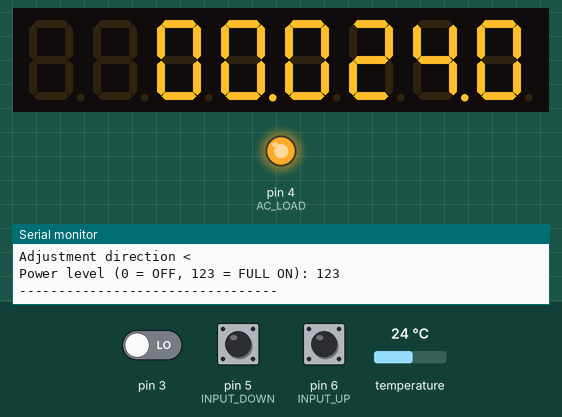
A sketch run on a simulated Arduino Uno, built with avr-gcc and run on an emulated ATmega328P. Parts: 8-digit seven-segment display, output pins drawn as LEDs (lit = HIGH), the last lines printed to the serial monitor. The inputs (shaded band) are chosen by the test bench; at power-on: pin 3 LOW, temperature 24 °C, pin 5 (INPUT_DOWN) HIGH, pin 6 (INPUT_UP) HIGH. EEPROM starts erased.

Above: at 3.1 s.
3.2 s: pin 3 driven HIGH
At 3.5 s:
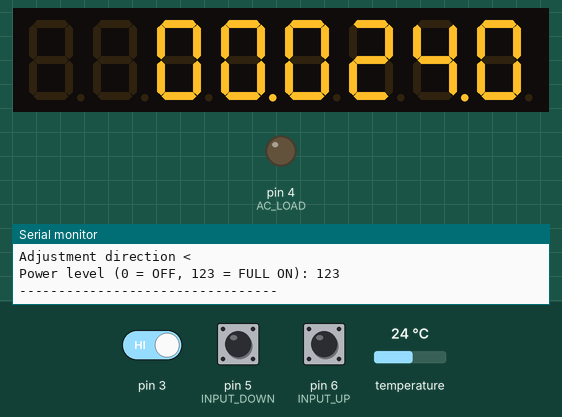
5.2 s: temperature set to 12 °C
At 7.2 s:
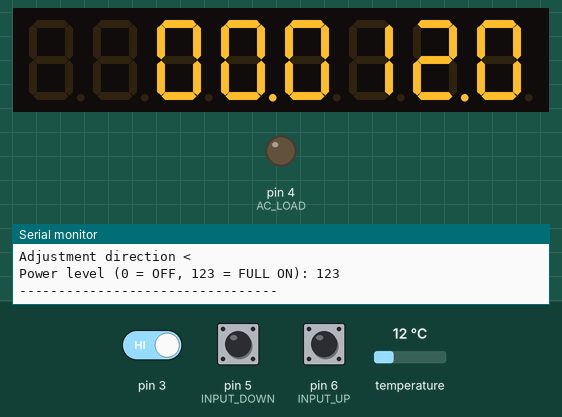
8.0 s: temperature set to 2 °C
At 9.8 s:
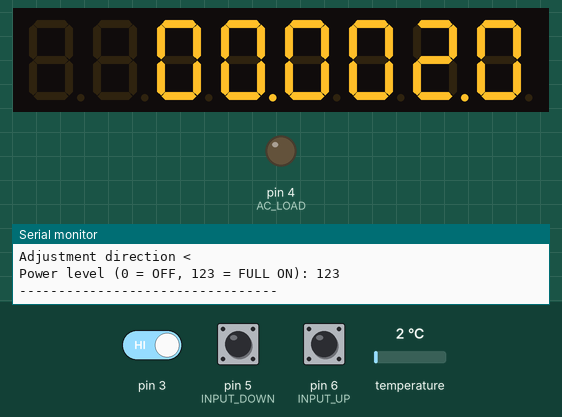
10.7 s: temperature set to 19 °C
At 12.5 s:
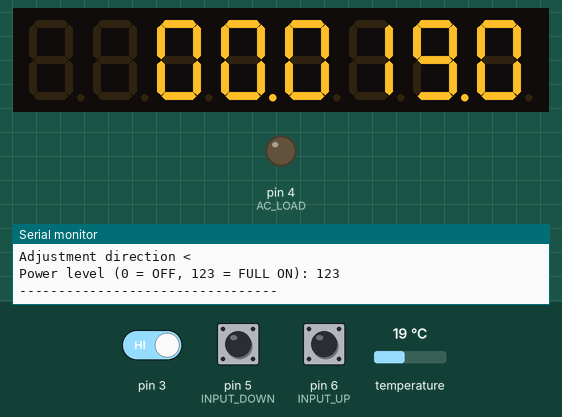
13.5 s: temperature set to 4 °C
At 15.1 s:
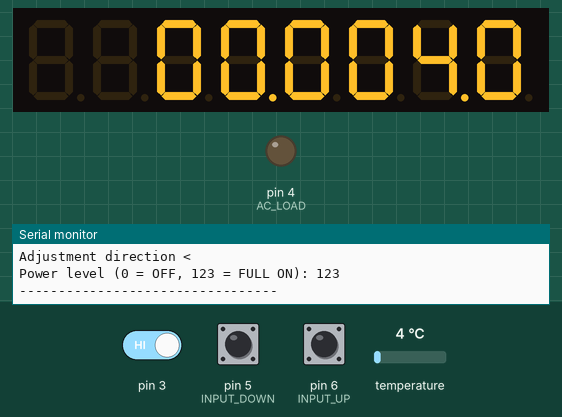
Timing chart, 0 to 16.6 s (numbered marks = the images above; inputs shaded):
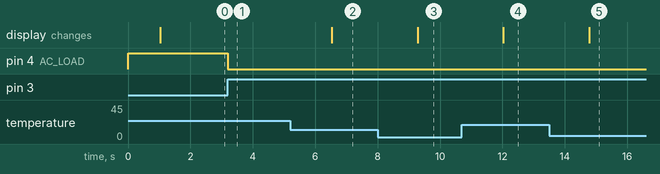

The sketch:

arduino_sous_vide.ino
```cpp
#include <LedControl.h>
#include <OneWire.h>
#include <EEPROM.h>
#include "EEPromAnything.h"

// Pin 4 has an LED + triac driver connected.
int AC_LOAD = 4;

/* Pin    |  Interrrupt # | Arduino Platform
   ---------------------------------------
   2      |  0            |  All
   3      |  1            |  All
*/
// Pin 3 has our zero crossing detector
int ZERO_CROSS = 1; // But note this is the interrupt #
OneWire ds(10);

/*
 * We use pins 13,12 and 11 on the Arduino for the SPI interface
 * Pin 13 is connected to the DATA IN-pin of the MAX7221
 * Pin 12 is connected to the CLK-pin of the MAX7221
 * Pin 11 is connected to the LOAD(/CS)-pin of the MAX7221
 * There will only be a single MAX7221 attached to the arduino
 */
LedControl lc=LedControl(13,12,11,1);

// Pin 6 has UP button
int INPUT_UP = 6;
// Pin 5 has DOWN button
int INPUT_DOWN = 5;

// Variable declarations
int dimming = 5;  // Dimming level (0-128)  5 = ON, 128 = OFF
float eeprom_temp = 25.0; // Initial level
float desired_temp = 25.0; // Initial level
float max_temp = 100;
float min_temp = 20;
float adjust_step = 0.1; // The temperature step for each button press..
int has_seen_interrupt = 0;
long lastDebounceTime = 0;  // the last time the output pin was toggled
long debounceDelay = 50;    // the debounce time; increase if the output flickers
int last_up_reading = 0;
int last_down_reading = 0;


// the setup routine runs once when you press reset:
void setup() {
  Serial.begin(9600);
  pinMode(AC_LOAD, OUTPUT);
  digitalWrite(AC_LOAD, HIGH);
  pinMode(INPUT_UP, INPUT);
  pinMode(INPUT_DOWN, INPUT);
  attachInterrupt(ZERO_CROSS, zero_crosss_int, RISING);
  //wake up the MAX72XX from power-saving mode
  lc.shutdown(0,false);
  //set a medium brightness for the Leds
  lc.setIntensity(0,8);
  EEPROM_readAnything(0, desired_temp);
}

// the interrupt function must take no parameters and return nothing
void zero_crosss_int() {
  // function to be fired at the zero crossing to dim the light
  has_seen_interrupt = 1;
  // Firing angle calculation : 1 full 50Hz wave =1/50=20ms
  // Every zerocrossing thus: (50Hz)-> 10ms (1/2 Cycle) For 60Hz => 8.33ms

  // 10ms=10000us
  // (10000us - 10us) / 128 = 75 (Approx) For 60Hz =>65
  int dimtime = (75*dimming);    // For 60Hz =>65
  delayMicroseconds(dimtime);    // Off cycle
  digitalWrite(AC_LOAD, HIGH);   // triac firing
  delayMicroseconds(10);         // triac On propogation delay
                                 //(for 60Hz use 8.33)
  digitalWrite(AC_LOAD, LOW);    // triac no longer firing
}

void printNumber(int offset, float reading) {
    int v = (int) reading * 10;
    int ones;
    int tens;
    int hundreds;

    if(v < 0 || v > 999)
       return;
    ones=v%10;
    v=v/10;
    tens=v%10;
    v=v/10;
    hundreds=v;
    lc.setDigit(0,2+offset,(byte)hundreds,false);
    lc.setDigit(0,1+offset,(byte)tens,true);
    lc.setDigit(0,0+offset,(byte)ones,false);
}

void adjust_desired_temp_if_button_pressed() {
    int up_reading = digitalRead(INPUT_UP);
    int down_reading = digitalRead(INPUT_DOWN);
    float adjust = 0;

    if (up_reading == 0) {
      if (last_up_reading > 0) {
        if (last_up_reading <= 10) {
          adjust = adjust + adjust_step;
        }
        else {
          last_up_reading = 10;
          adjust = adjust + (10*adjust_step);
        }
      }
      last_up_reading = last_up_reading + 1;
    }
    else {
      last_up_reading = 0;
    }
    if (down_reading == 0) {
      if (last_down_reading > 0) {
        if (last_down_reading <= 10) {
          adjust = adjust - adjust_step;
        }
        else {
          last_down_reading = 10;
          adjust = adjust - (10*adjust_step);
        }
      }
      last_down_reading = last_down_reading + 1;
    }
    else {
      last_down_reading = 0;
    }
    if (0 == adjust && eeprom_temp != desired_temp) {
      EEPROM_writeAnything(0, desired_temp);
      eeprom_temp = desired_temp;
    }
    desired_temp = desired_temp + adjust;
    if (desired_temp > max_temp)
      desired_temp = max_temp;
    if (desired_temp < min_temp)
      desired_temp = min_temp;
}

void loop()  {
    float current_temp;
    current_temp = get_temp();
    adjust_desired_temp_if_button_pressed();
    Serial.print("Current temp: ");
    Serial.println(current_temp);
    printNumber(0, current_temp);
    Serial.print("Desired temp: ");
    Serial.println(desired_temp);
    printNumber(3, desired_temp);
    Serial.print("Adjustment direction ");
    if (current_temp > desired_temp) {
      Serial.println(">");
      dimming++;
    }
    else {
      Serial.println("<");
      dimming--;
    }
    if (dimming < 5 )
      dimming = 5;
    if (dimming > 128)
      dimming = 128;

    Serial.print("Power level (0 = OFF, 123 = FULL ON): ");
    Serial.println(128-dimming);
    Serial.println("---------------------------------");

}


float get_temp(void) {
  byte i;
  byte present = 0;
  byte type_s;
  byte data[12];
  byte addr[8];
  float celsius;

  if ( !ds.search(addr) ) {
    ds.reset_search();
    delay(250);
    ds.search(addr);
  }

  /*Serial.print("ROM =");
  for( i = 0; i < 8; i++) {
    Serial.write(' ');
    Serial.print(addr[i], HEX);
  }*/

  if (OneWire::crc8(addr, 7) != addr[7]) {
      Serial.println("CRC is not valid!");
      return -3;
  }
  //Serial.println();

  // the first ROM byte indicates which chip
  switch (addr[0]) {
    case 0x10:
      //Serial.println("  Chip = DS18S20");  // or old DS1820
      type_s = 1;
      break;
    case 0x28:
      //Serial.println("  Chip = DS18B20");
      type_s = 0;
      break;
    case 0x22:
      //Serial.println("  Chip = DS1822");
      type_s = 0;
      break;
    default:
      //Serial.println("Device is not a DS18x20 family device.");
      return -1;
  }

  ds.reset();
  ds.select(addr);
  ds.write(0x44, 1);        // start conversion, with parasite power on at the end

  delay(1000);     // maybe 750ms is enough, maybe not
  // we might do a ds.depower() here, but the reset will take care of it.

  present = ds.reset();
  ds.select(addr);
  ds.write(0xBE);         // Read Scratchpad

  //Serial.print("  Data = ");
  //Serial.print(present, HEX);
  //Serial.print(" ");
  for ( i = 0; i < 9; i++) {           // we need 9 bytes
    data[i] = ds.read();
    //Serial.print(data[i], HEX);
    //Serial.print(" ");
  }
  //Serial.print(" CRC=");
  //Serial.print(OneWire::crc8(data, 8), HEX);
  //Serial.println();

  // Convert the data to actual temperature
  // because the result is a 16 bit signed integer, it should
  // be stored to an "int16_t" type, which is always 16 bits
  // even when compiled on a 32 bit processor.
  int16_t raw = (data[1] << 8) | data[0];
  if (type_s) {
    raw = raw << 3; // 9 bit resolution default
    if (data[7] == 0x10) {
      // "count remain" gives full 12 bit resolution
      raw = (raw & 0xFFF0) + 12 - data[6];
    }
  } else {
    byte cfg = (data[4] & 0x60);
    // at lower res, the low bits are undefined, so let's zero them
    if (cfg == 0x00) raw = raw & ~7;  // 9 bit resolution, 93.75 ms
    else if (cfg == 0x20) raw = raw & ~3; // 10 bit res, 187.5 ms
    else if (cfg == 0x40) raw = raw & ~1; // 11 bit res, 375 ms
    //// default is 12 bit resolution, 750 ms conversion time
  }
  celsius = (float)raw / 16.0;
  return celsius;
  //Serial.print("  Temperature = ");
  //Serial.print(celsius);
  //Serial.println(" Celsius");
}
```

EEPromAnything.h
```cpp
#include <EEPROM.h>
#include <Arduino.h>

template <class T> int EEPROM_writeAnything(int ee, const T& value)
{
    const byte* p = (const byte*)(const void*)&value;
    int i;
    for (i = 0; i < sizeof(value); i++)
        EEPROM.write(ee++, *p++);
    return i;
}

template <class T> int EEPROM_readAnything(int ee, T& value)
{
    byte* p = (byte*)(void*)&value;
    int i;
    for (i = 0; i < sizeof(value); i++)
        *p++ = EEPROM.read(ee++);
    return i;
}
```

Measured:
- after the input at 3.2 s, pin 4 (AC_LOAD): HIGH → LOW at once
- after the input at 5.2 s, the display: changes after 1.3 s (image 2)
- after the input at 8.0 s, the display: changes after 1.3 s (image 3)
- after the input at 10.7 s, the display: changes after 1.3 s (image 4)
- after the input at 13.5 s, the display: changes after 1.3 s (image 5)
